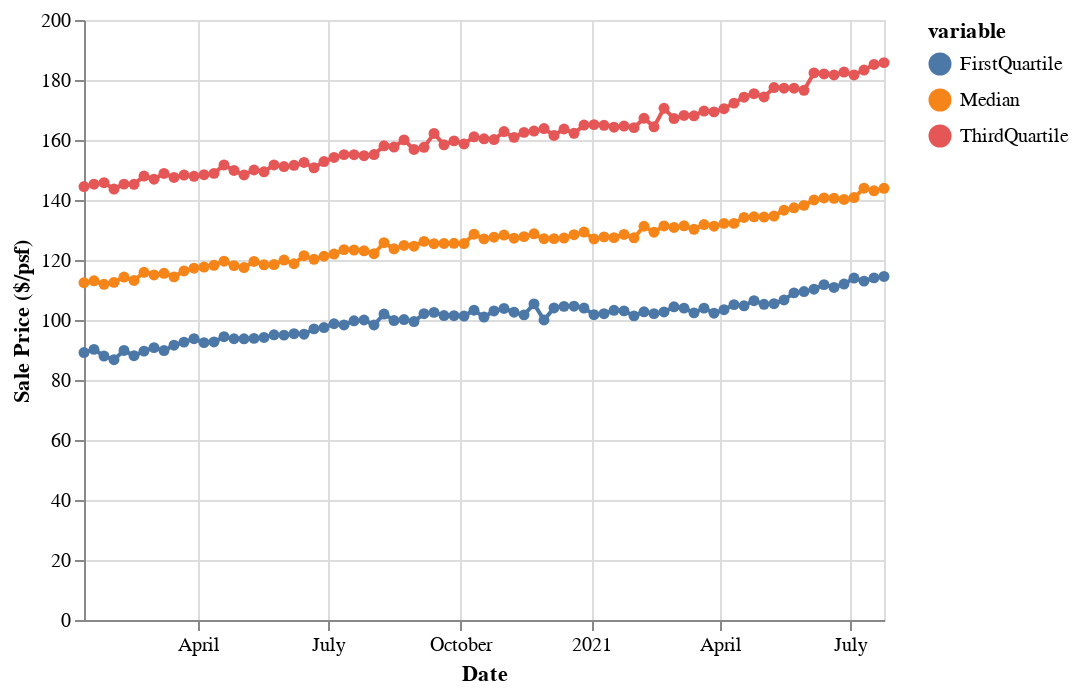

The notebook cell this image was saved under:
### Markdown cell above
#### Transaction Prices

### Code cell
weekly_price_psf = fidap.sql("""
SELECT period_end, APPROX_QUANTILES(CAST(median_sale_ppsf AS FLOAT64), 100)[OFFSET(50)] AS Median, APPROX_QUANTILES(CAST(median_sale_ppsf AS FLOAT64),100)[OFFSET(75)] AS ThirdQuartile, APPROX_QUANTILES(CAST(median_sale_ppsf AS FLOAT64),100)[OFFSET(25)] AS FirstQuartile
FROM fidap-301014.redfin.weekly_housing_market
WHERE duration = '1 weeks'
AND region_type = 'county'
AND CAST(period_begin AS DATE) > '2020-01-01'
GROUP BY period_end 
""")

weekly_price_psf = weekly_price_psf.reset_index()

weekly_price_psf.period_end = pd.to_datetime(weekly_price_psf.period_end)
weekly_price_psf = pd.melt(weekly_price_psf, id_vars = 'period_end', 
                           value_vars = ['Median', 'FirstQuartile', 'ThirdQuartile'])

alt.Chart(weekly_price_psf).mark_line(point = True).encode(
    x = alt.X('period_end', title = "Date"),
    y = alt.Y('value', title = 'Sale Price ($/psf)'),
    color = 'variable'
)

### Figure 1 — Vega-Lite specification as saved in the notebook (floating-point values rounded to 4 significant figures; data arrays with more than 128 entries replaced by an {"elided": "..."} marker saying what was removed)
{"config": {"view": {"continuousWidth": 400, "continuousHeight": 300}}, "data": {"name": "data-7e6d47de09704684fd4ae8903a09318b"}, "mark": {"type": "line", "point": true}, "encoding": {"color": {"type": "nominal", "field": "variable"}, "x": {"type": "temporal", "field": "period_end", "title": "Date"}, "y": {"type": "quantitative", "field": "value", "title": "Sale Price ($/psf)"}}, "$schema": "https://vega.github.io/schema/vega-lite/v4.8.1.json", "datasets": {"data-7e6d47de09704684fd4ae8903a09318b": {"elided": "243 records"}}}
